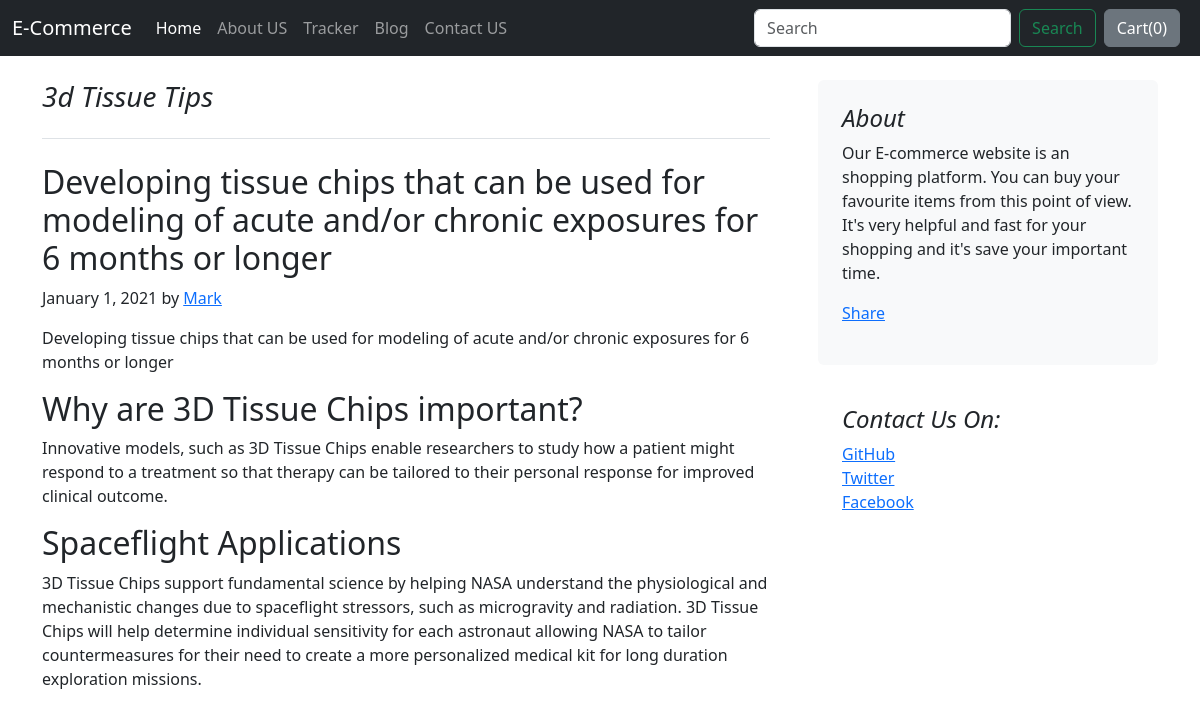
The page /blog/blogpost/1 on the database its author committed.
### blog/models.py (models this page shows)
class Blogpost(models.Model):
    post_id = models.AutoField(primary_key=True)
    title = models.CharField(max_length=50)
    head0 =  models.CharField(max_length=500, default="")
    Content_head0 =  models.CharField(max_length=5000, default="")
    head1 =  models.CharField(max_length=500, default="")
    Content_head1 =  models.CharField(max_length=5000, default="")
    head2 =  models.CharField(max_length=500, default="")
    Content_head2 =  models.CharField(max_length=5000, default="")
    pub_date = models.DateField()
    thumbnail = models.ImageField(upload_to="shop/images", default="")
    def __str__(self):
        return self.title

### blog/views.py (the view)
# urls.py: path("blogpost/<int:id>",views.blogpost, name="blogPost")
def blogpost(request, id):
    post = Blogpost.objects.filter(post_id = id)[0]
    print(post)
    return render(request, 'blog/blogpost.html', {'post': post})

### blog/templates/blog/blogpost.html (shortened to what this page needs)
{% extends "blog/base.html" %}
{% block body %}
<div class="container mt-4">
    <div class="row g-5">
    <div class="col-md-8">
      <h3 class="pb-4 mb-4 fst-italic border-bottom">
        {{post.title}}
      </h3>
      <article class="blog-post">
        <h2 class="blog-post-title">{{post.head0}}</h2>
        <p class="blog-post-meta">January 1, 2021 by <a href="#">Mark</a></p>
        <p>{{post.Content_head0}}</p>
        <h2>{{post.head1}}</h2>
        <p>{{post.Content_head1}}</p>
        <h2>{{post.head2}}</h2>
        <p>{{post.Content_head2}}</p>
      </article>
    </div>
    <div class="col-md-4">
      <div class="position-sticky" style="top: 2rem;">
        <div class="p-4 mb-3 bg-light rounded">
          <h4 class="fst-italic">About</h4>
          <p class="mb-0">Our E-commerce website is an shopping platform. You can buy your favourite items from this point of view. It's very helpful and fast for your shopping and it's save your important time.</p>
          <div class="my-3 fb-share-button" data-href="http://127.0.0.1:8000/blog/blogpost/2" data-layout="" data-size=""><a target="_blank" href="https://www.facebook.com/sharer/sharer.php?u=http%3A%2F%2F127.0.0.1%3A8000%2Fblog%2Fblogpost%2F2&amp;src=sdkpreparse" class="fb-xfbml-parse-ignore">Share</a></div>
        </div>
        <div class="p-4">
          <h4 class="fst-italic">Contact Us On: </h4>
          <ol class="list-unstyled">
            <li><a href="#">GitHub</a></li>
            <li><a href="#">Twitter</a></li>
            <li><a href="#">Facebook</a></li>
          </ol>
        </div>
      </div>
    </div>
  </div>
</div>
{% endblock  %}

### rows shown on the page
Blogpost: title "3d Tissue Tips", head0 "Developing tissue chips that can be used for modeling of acute and/or chronic exposures for 6 months or longer", Content_head0 "Developing tissue chips that can be used for modeling of acute and/or chronic exposures for 6 months or longer", head1 "Why are 3D Tissue Chips important?", Content_head1 "Innovative models, such as 3D Tissue Chips enable researchers to study how a patient might respond to a treatment so that therapy can be tailored to their personal response for improved clinical outcome.", head2 "Spaceflight Applications", Content_head2 "3D Tissue Chips support fundamental science by helping NASA understand the physiological and mechanistic changes due to spaceflight stressors, such as microgravity and radiation. 3D Tissue Chips will help determine individual sensitivity for each astronaut allowing NASA to tailor countermeasures for their need to create a more personalized medical kit for long duration exploration missions."
